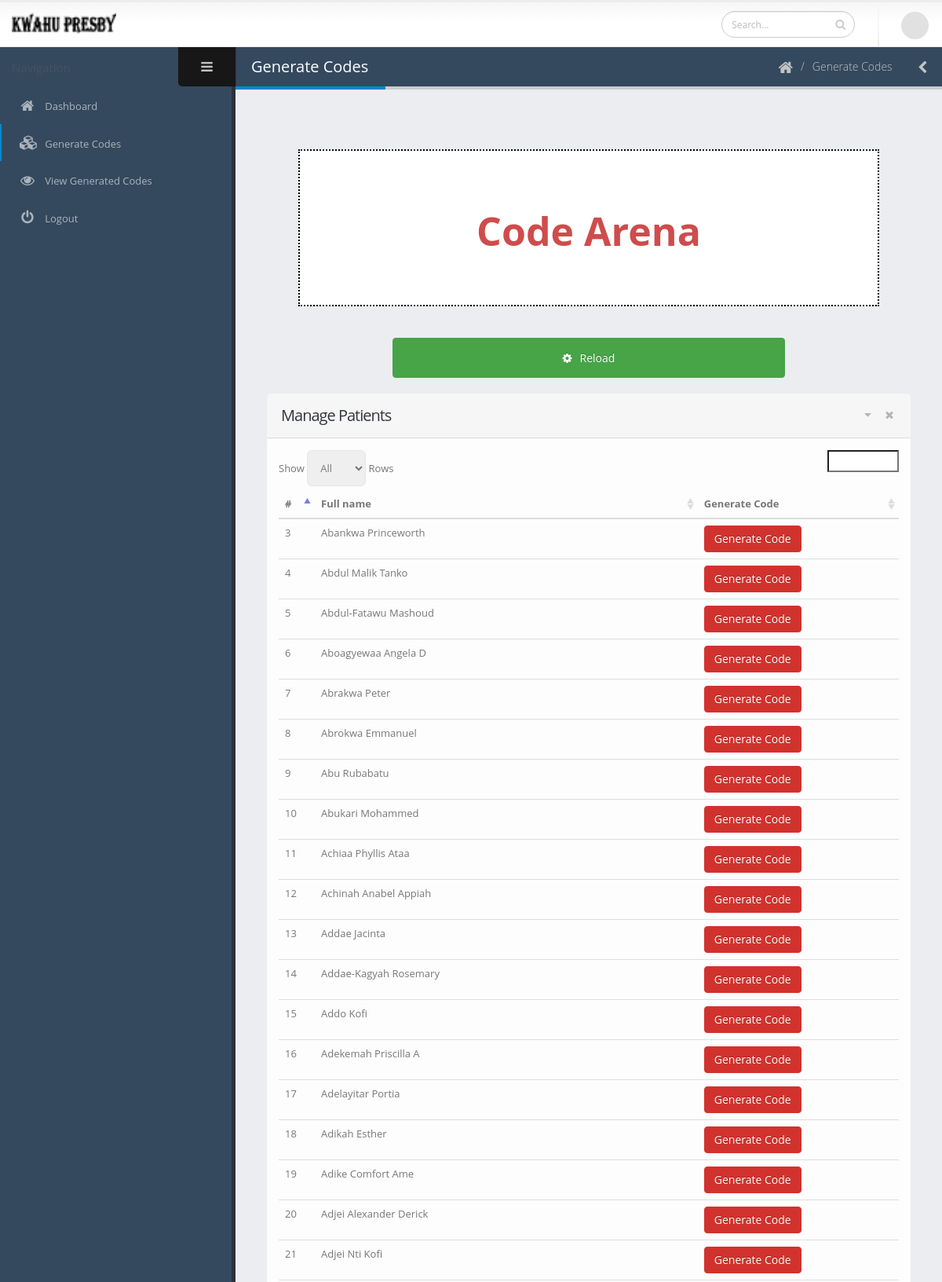
The page /admin/generate_code.php (upper part) on the database its author committed.
### tables this page shows
CREATE TABLE `tbl_voters_list` (
  `voters_id` int(50) NOT NULL AUTO_INCREMENT,
  `voters_name` varchar(50) NOT NULL,
  `voters_code` varchar(50) NOT NULL,
  `voters_code_allow` tinyint(1) NOT NULL DEFAULT '0',
  `voters_timestamp` timestamp NOT NULL DEFAULT CURRENT_TIMESTAMP,
  PRIMARY KEY (`voters_id`)
);

### admin/generate_code.php (the view, shortened to what this page needs)
<?php
	require '../db/dbconn.php';
?>
<!doctype html>
<html class="fixed">
<head>
   <link rel="stylesheet" href="assets/vendor/bootstrap/css/bootstrap.css" />
   <link rel="stylesheet" href="assets/vendor/font-awesome/css/font-awesome.css" />
   <link rel="stylesheet" href="assets/vendor/magnific-popup/magnific-popup.css" />
   <link rel="stylesheet" href="assets/vendor/bootstrap-datepicker/css/datepicker3.css" />
   <link rel="stylesheet" href="assets/vendor/select2/select2.css" />
   <link rel="stylesheet" href="assets/vendor/jquery-datatables-bs3/assets/css/datatables.css" />
   <link rel="stylesheet" href="assets/vendor/pnotify/pnotify.custom.css" />
   <link rel="stylesheet" href="assets/stylesheets/theme.css" />
   <link rel="stylesheet" href="assets/stylesheets/skins/default.css" />
   <link rel="stylesheet" href="assets/stylesheets/theme-custom.css">
</head>
<body>
   <section class="body">
      <header class="header">
         <div class="logo-container">
            <a href="dashboard.php" class="logo">
               <img src="img/log.png" height="35" alt="logo" />
            </a>
         </div>
         <div class="header-right">
            <form action="pages-search-results.html" class="search nav-form">
               <div class="input-group input-search">
                  <input type="text" class="form-control" name="q" id="q" placeholder="Search...">
                  <span class="input-group-btn">
                     <button class="btn btn-default" type="submit"><i class="fa fa-search"></i></button>
                  </span>
               </div>
            </form>
            <span class="separator"></span>
            <div id="userbox" class="userbox">
               <a href="#" data-toggle="dropdown">
                  <figure class="profile-picture">
                     <img src="assets/images/!logged-user.jpg" alt="Joseph Doe" class="img-circle"
                        data-lock-picture="assets/images/!logged-user.jpg" />
                  </figure>
               </a>
            </div>
         </div>
      </header>
      <div class="inner-wrapper">
         <aside id="sidebar-left" class="sidebar-left">
            <div class="sidebar-header">
               <div class="sidebar-title">
               </div>
               <div class="sidebar-toggle hidden-xs" data-toggle-class="sidebar-left-collapsed" data-target="html"
                  data-fire-event="sidebar-left-toggle">
                  <i class="fa fa-bars" aria-label="Toggle sidebar"></i>
               </div>
            </div>
            <div class="nano">
               <div class="nano-content">
                  <nav id="menu" class="nav-main" role="navigation">
                     <ul class="nav nav-main">
                        <li>
                           <a href="officer_dashboard.php">
                              <i class="fa fa-home" aria-hidden="true"></i>
                              <span>Dashboard</span>
                           </a>
                        </li>
                        <li class="nav-active">
                           <a href="generate_code.php">
                              <i class="fa fa-cubes" aria-hidden="true"></i>
                              <span>Generate Codes</span>
                           </a>
                        </li>
                        <li>
                           <a href="code_generated.php">
                              <i class="fa fa-eye" aria-hidden="true"></i>
                              <span>View Generated Codes</span>
                           </a>
                        </li>
                        <li>
                           <a href="index.php">
                              <i class="fa fa-power-off" aria-hidden="true"></i>
                              <span>Logout</span>
                           </a>
                        </li>
                     </ul>
                  </nav>
                  <hr class="separator" />
               </div>
            </div>
         </aside>
         <section role="main" class="content-body">
            <header class="page-header">
               <h2>Generate Codes</h2>
               <div class="right-wrapper pull-right">
                  <ol class="breadcrumbs">
                     <li>
                        <a href="index.html">
                           <i class="fa fa-home"></i>
                        </a>
                     </li>
                     <li><span>Generate Codes</span></li>
                  </ol>
                  <a class="sidebar-right-toggle" data-open="sidebar-right"><i class="fa fa-chevron-left"></i></a>
               </div>
            </header>
            <div style="width: 100% !important; text-align: center;">
               <div id="code_holder" disablaed>Code Arena</div>
            </div>
            <div style="width: 100% !important; text-align: center;">
               <div><button class="btn btn-success btn-md" id="reloader"
                     style="width: 500px;height: 51px;margin-bottom: 20px;"><i class="fa fa-cog"
                        style="margin-right:10px"></i>Reload</button>
               </div>
            </div>
            <div class="row">
               <div class="col-md-12">
                  <section class="panel">
                     <header class="panel-heading">
                        <div class="panel-actions">
                           <a href="#" class="fa fa-caret-down"></a>
                           <a href="#" class="fa fa-times"></a>
                        </div>
                        <h2 class="panel-title">Manage Patients</h2>
                     </header>
                     <div class="panel-body">
                        <div class="table-responsive" style="overflow-x: hidden!important">
                           <table class="table table-hover mb-none" id="datatable-default">
                              <thead>
                                 <tr>
                                    <th>#</th>
                                    <th>Full name</th>
                                    <th>Generate Code</th>
                                 </tr>
                              </thead>
                              <tbody>
                                 <?php
													$get_voters_data = mysqli_query($my_connect,"SELECT * FROM tbl_voters_list WHERE voters_code_allow = '0' AND voters_code = '0'");
													while ($voters_data = mysqli_fetch_array($get_voters_data)) {  ?>
                                 <tr>
                                    <td><?php echo $voters_data['voters_id'];  ?></td>
                                    <td><?php echo $voters_data['voters_name'];  ?></td>
                                    <td><button class="btn_gen_code btn btn-danger btn-md"
                                          id="<?php echo $voters_data['voters_id'] ?>">Generate Code</button></td>
                                 </tr>
                                 <?php	}
													?>
                              </tbody>
                           </table>
                        </div>
                     </div>
                  </section>
               </div>
            </div>
         </section>
      </div>
   </section>
</body>
</html>

### admin/assets/stylesheets/skins/default.css (style rules this page uses)
#code_holder { height: 200px; background: white; margin: 40px; border: 2px black dotted; text-align: center; padding-top: 91px; font-weight: bold; font-size: 50px; color: #cf4c4c; cursor: not-allowed; }
a, .btn-link { color: #0088cc; }
body .btn-success { color: #ffffff; text-shadow: 0 -1px 0 rgba(0, 0, 0, 0.25); background-color: #47a447; border-color: #47a447; }
body .btn-danger { color: #ffffff; text-shadow: 0 -1px 0 rgba(0, 0, 0, 0.25); background-color: #d2322d; border-color: #d2322d; }
.page-header h2 { border-bottom-color: #0088cc; }
ul.nav-main > li.nav-active > a { box-shadow: 2px 0 0 #0088cc inset; }

### rows shown on the page
tbl_voters_list: voters_id "3", voters_name "Abankwa Princeworth"
tbl_voters_list: voters_id "4", voters_name "Abdul Malik Tanko"
tbl_voters_list: voters_id "5", voters_name "Abdul-Fatawu Mashoud"
tbl_voters_list: voters_id "6", voters_name "Aboagyewaa Angela D"
tbl_voters_list: voters_id "7", voters_name "Abrakwa Peter"
tbl_voters_list: voters_id "8", voters_name "Abrokwa Emmanuel"
tbl_voters_list: voters_id "9", voters_name "Abu Rubabatu"
tbl_voters_list: voters_id "10", voters_name "Abukari Mohammed"
tbl_voters_list: voters_id "11", voters_name "Achiaa Phyllis Ataa"
tbl_voters_list: voters_id "12", voters_name "Achinah Anabel Appiah"
tbl_voters_list: voters_id "13", voters_name "Addae Jacinta"
tbl_voters_list: voters_id "14", voters_name "Addae-Kagyah Rosemary"
tbl_voters_list: voters_id "15", voters_name "Addo Kofi"
tbl_voters_list: voters_id "16", voters_name "Adekemah Priscilla A"
tbl_voters_list: voters_id "17", voters_name "Adelayitar Portia"
tbl_voters_list: voters_id "18", voters_name "Adikah Esther"
tbl_voters_list: voters_id "19", voters_name "Adike Comfort Ame"
tbl_voters_list: voters_id "20", voters_name "Adjei Alexander Derick"
tbl_voters_list: voters_id "21", voters_name "Adjei Nti Kofi"
